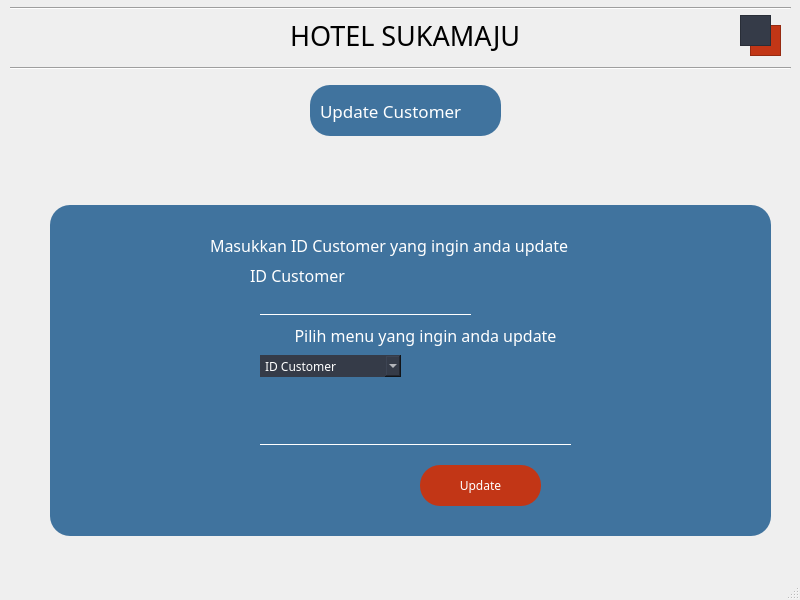
<?xml version="1.0" encoding="UTF-8"?>
<ui version="4.0">
 <class>update_customer</class>
 <widget class="QMainWindow" name="update_customer">
  <property name="geometry">
   <rect>
    <x>0</x>
    <y>0</y>
    <width>800</width>
    <height>600</height>
   </rect>
  </property>
  <property name="windowTitle">
   <string>MainWindow</string>
  </property>
  <widget class="QWidget" name="centralwidget">
   <widget class="QFrame" name="frame">
    <property name="geometry">
     <rect>
      <x>50</x>
      <y>205</y>
      <width>721</width>
      <height>331</height>
     </rect>
    </property>
    <property name="styleSheet">
     <string notr="true">border-radius:20px;
background-color:#40739e;
	font-family : century gothic;
	color:#ffffff;</string>
    </property>
    <property name="frameShape">
     <enum>QFrame::StyledPanel</enum>
    </property>
    <property name="frameShadow">
     <enum>QFrame::Raised</enum>
    </property>
    <widget class="QPushButton" name="btn_update">
     <property name="geometry">
      <rect>
       <x>370</x>
       <y>260</y>
       <width>121</width>
       <height>41</height>
      </rect>
     </property>
     <property name="styleSheet">
      <string notr="true">border-radius:20px;
background-color:#c23616;font-family : century gothic;color:#ffffff;</string>
     </property>
     <property name="text">
      <string>Update</string>
     </property>
    </widget>
    <widget class="QLabel" name="label_11">
     <property name="geometry">
      <rect>
       <x>160</x>
       <y>30</y>
       <width>421</width>
       <height>21</height>
      </rect>
     </property>
     <property name="font">
      <font>
       <family>century gothic</family>
       <pointsize>12</pointsize>
      </font>
     </property>
     <property name="styleSheet">
      <string notr="true">color: rgb(255, 255, 255);</string>
     </property>
     <property name="text">
      <string>Masukkan ID Customer yang ingin anda update</string>
     </property>
    </widget>
    <widget class="QLabel" name="label_6">
     <property name="geometry">
      <rect>
       <x>200</x>
       <y>60</y>
       <width>121</width>
       <height>21</height>
      </rect>
     </property>
     <property name="font">
      <font>
       <family>century gothic</family>
       <pointsize>12</pointsize>
      </font>
     </property>
     <property name="styleSheet">
      <string notr="true">color: rgb(255, 255, 255);</string>
     </property>
     <property name="text">
      <string>ID Customer</string>
     </property>
    </widget>
    <widget class="QLineEdit" name="lineEdit_kd_2">
     <property name="geometry">
      <rect>
       <x>210</x>
       <y>220</y>
       <width>311</width>
       <height>20</height>
      </rect>
     </property>
     <property name="styleSheet">
      <string notr="true">border:none;
border-bottom:1px solid white;
background:transparent;
color:#ffffff;</string>
     </property>
    </widget>
    <widget class="QLineEdit" name="lineEdit_kd">
     <property name="geometry">
      <rect>
       <x>210</x>
       <y>90</y>
       <width>211</width>
       <height>20</height>
      </rect>
     </property>
     <property name="styleSheet">
      <string notr="true">border:none;
border-bottom:1px solid white;
background:transparent;
color:#ffffff;</string>
     </property>
    </widget>
    <widget class="QComboBox" name="comboBox">
     <property name="geometry">
      <rect>
       <x>210</x>
       <y>150</y>
       <width>141</width>
       <height>22</height>
      </rect>
     </property>
     <property name="styleSheet">
      <string notr="true">background-color:#353b48;
color:#ffffff;</string>
     </property>
     <item>
      <property name="text">
       <string>ID Customer</string>
      </property>
     </item>
     <item>
      <property name="text">
       <string>Nama </string>
      </property>
     </item>
     <item>
      <property name="text">
       <string>Alamat</string>
      </property>
     </item>
     <item>
      <property name="text">
       <string>Telepon</string>
      </property>
     </item>
     <item>
      <property name="text">
       <string>Email</string>
      </property>
     </item>
    </widget>
    <widget class="QLabel" name="label_12">
     <property name="geometry">
      <rect>
       <x>200</x>
       <y>120</y>
       <width>351</width>
       <height>21</height>
      </rect>
     </property>
     <property name="font">
      <font>
       <family>century gothic</family>
       <pointsize>12</pointsize>
      </font>
     </property>
     <property name="styleSheet">
      <string notr="true">color: rgb(255, 255, 255);</string>
     </property>
     <property name="text">
      <string>Pilih menu yang ingin anda update</string>
     </property>
     <property name="alignment">
      <set>Qt::AlignCenter</set>
     </property>
    </widget>
   </widget>
   <widget class="QGraphicsView" name="graphicsView_8">
    <property name="geometry">
     <rect>
      <x>750</x>
      <y>25</y>
      <width>31</width>
      <height>31</height>
     </rect>
    </property>
    <property name="styleSheet">
     <string notr="true">background-color:#c23616
</string>
    </property>
   </widget>
   <widget class="QGraphicsView" name="graphicsView_9">
    <property name="geometry">
     <rect>
      <x>740</x>
      <y>15</y>
      <width>31</width>
      <height>31</height>
     </rect>
    </property>
    <property name="styleSheet">
     <string notr="true">background-color:#353b48</string>
    </property>
   </widget>
   <widget class="QFrame" name="frame_2">
    <property name="geometry">
     <rect>
      <x>310</x>
      <y>85</y>
      <width>191</width>
      <height>51</height>
     </rect>
    </property>
    <property name="styleSheet">
     <string notr="true">border-radius:20px;
background-color:#40739e;font-family : century gothic;color:#ffffff;</string>
    </property>
    <property name="frameShape">
     <enum>QFrame::StyledPanel</enum>
    </property>
    <property name="frameShadow">
     <enum>QFrame::Raised</enum>
    </property>
    <widget class="QLabel" name="label_3">
     <property name="geometry">
      <rect>
       <x>10</x>
       <y>10</y>
       <width>171</width>
       <height>31</height>
      </rect>
     </property>
     <property name="font">
      <font>
       <family>century gothic</family>
       <pointsize>13</pointsize>
      </font>
     </property>
     <property name="text">
      <string>Update Customer</string>
     </property>
    </widget>
   </widget>
   <widget class="QLabel" name="label">
    <property name="geometry">
     <rect>
      <x>290</x>
      <y>15</y>
      <width>241</width>
      <height>41</height>
     </rect>
    </property>
    <property name="font">
     <font>
      <family>century gothic</family>
      <pointsize>20</pointsize>
     </font>
    </property>
    <property name="text">
     <string>HOTEL SUKAMAJU</string>
    </property>
   </widget>
   <widget class="Line" name="line">
    <property name="geometry">
     <rect>
      <x>10</x>
      <y>0</y>
      <width>781</width>
      <height>16</height>
     </rect>
    </property>
    <property name="orientation">
     <enum>Qt::Horizontal</enum>
    </property>
   </widget>
   <widget class="Line" name="line_2">
    <property name="geometry">
     <rect>
      <x>10</x>
      <y>60</y>
      <width>781</width>
      <height>16</height>
     </rect>
    </property>
    <property name="orientation">
     <enum>Qt::Horizontal</enum>
    </property>
   </widget>
  </widget>
  <widget class="QMenuBar" name="menubar">
   <property name="geometry">
    <rect>
     <x>0</x>
     <y>0</y>
     <width>800</width>
     <height>21</height>
    </rect>
   </property>
  </widget>
  <widget class="QStatusBar" name="statusbar"/>
 </widget>
 <resources/>
 <connections/>
</ui>
